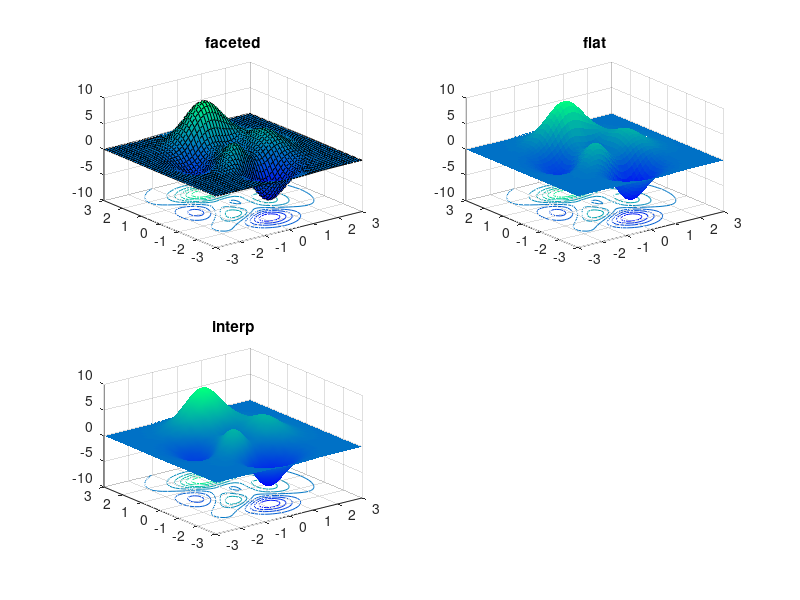
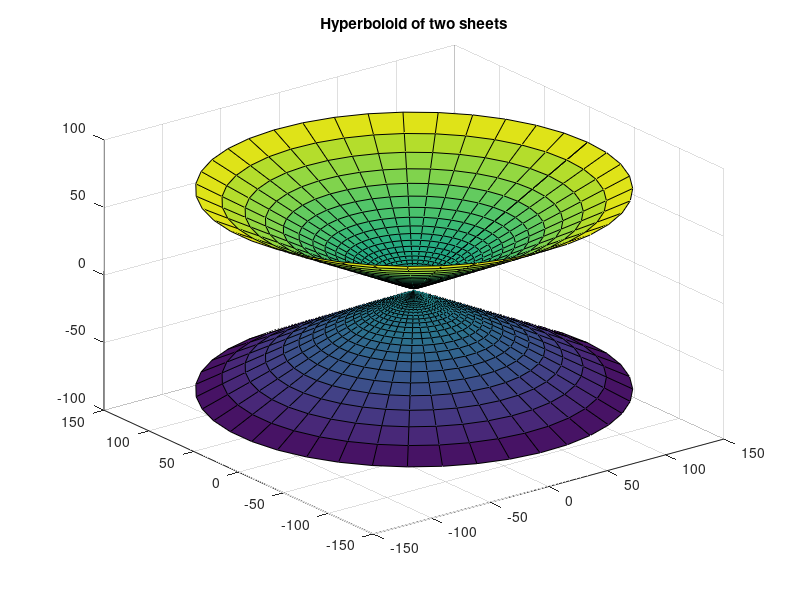

These charts were generated, in order, by the following MATLAB code:
%%
clear;
t = 0:0.05:8*pi;
x = 2*sin(t);
y = 3*cos(t);
plot3(t,x,y, 'Color', [1/2,6/8,2/9], 'Marker','*');
grid on;

%%
clear;
t = 0:0.05:8*pi;
x = 2*sin(t);
y = 3*cos(t);
comet3(t, x, y);

%%
clear;
x = (-5:0.5:5);
y = (-5:0.5:5);
[X ,Y] = meshgrid(x, y);
plot(X, Y);
[X, Y, Z] = peaks;
subplot(2, 2, 1);
mesh(Z);
title('mesh');
grid on;
subplot(2, 2, 2);
surf(X, Y, Z);
title('surf');
grid on;
subplot(2, 2, 3);
surfc(X, Y, Z);
title('surfc');
grid on;
colormap winter;

%%
clear;
x = (-5:0.5:5);
y = (-5:0.5:5);
[X ,Y] = meshgrid(x, y);
plot(X, Y);
[X, Y, Z] = peaks;
subplot(2, 2, 1);
surfc(X, Y, Z);
title('faceted');
grid on;
shading faceted;
subplot(2, 2, 2);
surfc(X, Y, Z);
title('flat');
grid on;
shading flat;
subplot(2, 2, 3);
surfc(X, Y, Z);
title('interp');
grid on;
shading interp

%%
clear;
x = @(r, fi)r.*cos(fi);
y = @(r, fi)r.*sin(fi);
z = @(r, fi)r.^2;
figure
ezsurf(x, y, z, [-pi, pi, -pi, pi]);

%%
clear;
a = 2; 
c = 1;
u1 = 0;
u2 = 5;
v1 = 0;
v2 = 2*pi;
N1 = 40;
N2 = 40;
u = linspace(u1, u2, N1);
v = linspace(v1, v2, N2);
[U, V] = meshgrid(u, v);
x = a*sinh(U).*cos(V);
y = a*sinh(U).*sin(V);
z = c*cosh(U);
surf(x, y, z); 
hold on; 
surf(x, y, -z);
title('Hyperboloid of two sheets');
hold off;
